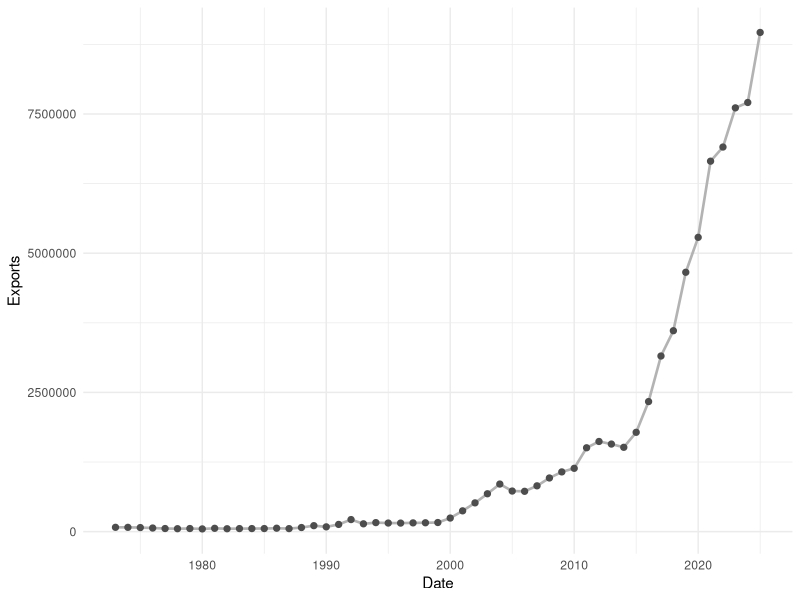

This chart was generated by the following R code:
library(tidyverse)

setwd('~/Desktop/virtual-pipelines')
lng_exports <- read_csv("lng_exports.csv")
view(lng_exports)

lng_exports <- ggplot(lng_exports, aes(x = Date, y = Exports)) +
  geom_line(color = "gray70", linewidth = .9) +
  geom_point(color = "gray30", size = 1.8) +
  labs(
    x = "Date",
    y = "Exports"
  ) +
  theme_minimal() +
  theme(
    panel.background = element_rect(fill = "transparent", color = NA),
    plot.background = element_rect(fill = "transparent", color = NA),
    legend.background = element_rect(fill = "transparent"),
    legend.box.background = element_rect(fill = "transparent")
    
  )

ggsave("lng_exports.pdf")
